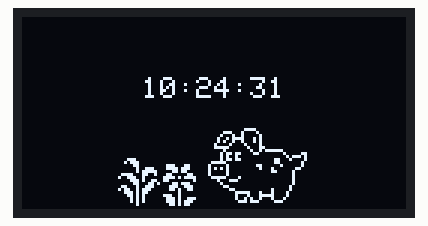
Recording of a sketch running on a simulated ESP8266 (NodeMCU). Shown: 128×64 one-colour display. WiFi joins after 1.5 s; servers stay silent unless stated; the display library's start-up logo is not drawn; the local clock reads 2024-03-15 10:24:30 at power-on unless the sketch sets it; what the sketch prints to the serial monitor is not drawn.

Above: at 1.8 s.
At 9.1 s:
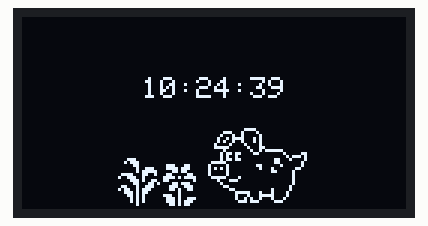
At 14.1 s:
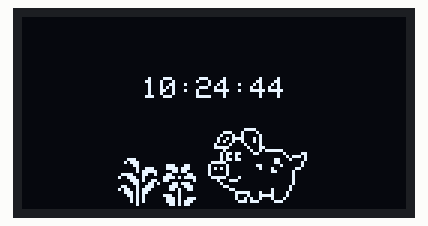
At 19.1 s:
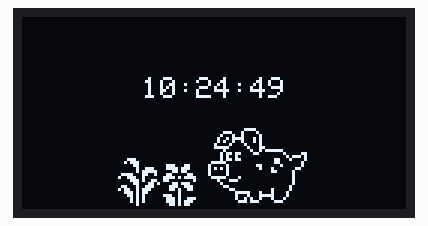
At 27.1 s:
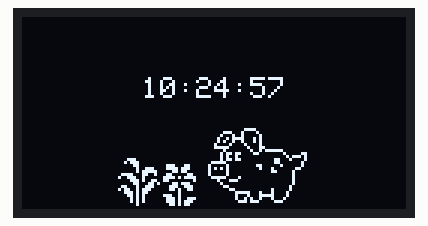
At 39.1 s:
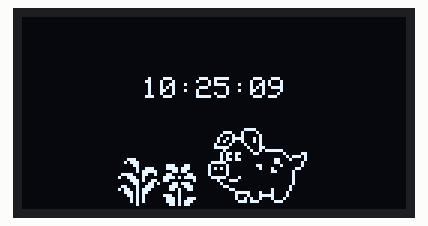

The sketch:

oledMiniClock.ino
```cpp
// (licence header left out)
/* Necessary Includes */

#include <ESP8266WiFi.h>            // we need wifi to get internet access
#include <WifiUDP.h>
#include <time.h>                   // time() ctime()
#include <WiFiManager.h>            // Use this, do not hard code your wifi name and password
#include <NTPClient.h>
#include <SPI.h>
#include <Wire.h>
#include <Adafruit_GFX.h>
#include <Adafruit_SSD1306.h>

#include "bitmaps.h"

#define SCREEN_WIDTH 128 // OLED display width, in pixels
#define SCREEN_HEIGHT 64 // OLED display height, in pixels

#define OLED_RESET     -1 // Reset pin # (or -1 if sharing Arduino reset pin)
#define SCREEN_ADDRESS 0x3C
Adafruit_SSD1306 display(SCREEN_WIDTH, SCREEN_HEIGHT, &Wire, OLED_RESET);

/* Configuration of NTP */
#define MY_NTP_SERVER "europe.pool.ntp.org"      // Europe   https://www.pool.ntp.org
#define MY_TZ "EET-2EEST,M3.5.0/3,M10.5.0/4"     // Helsinki https://github.com/nayarsystems/posix_tz_db/blob/master/zones.csv

WiFiUDP ntpUDP;
NTPClient timeClient(ntpUDP, MY_NTP_SERVER);

/* Globals */
time_t now;                         // this is the epoch
tm tm;                              // the structure tm holds time information in a more convient way

void showTime() {
  time(&now);                       // read the current time
  localtime_r(&now, &tm);           // update the structure tm with the current time
  Serial.print("year:");
  Serial.print(tm.tm_year + 1900);  // years since 1900
  Serial.print("\tmonth:");
  Serial.print(tm.tm_mon + 1);      // January = 0 (!)
  Serial.print("\tday:");
  Serial.print(tm.tm_mday);         // day of month
  Serial.print("\thour:");
  Serial.print(tm.tm_hour);         // hours since midnight  0-23
  Serial.print("\tmin:");
  Serial.print(tm.tm_min);          // minutes after the hour  0-59
  Serial.print("\tsec:");
  Serial.print(tm.tm_sec);          // seconds after the minute  0-61*
  Serial.print("\twday");
  Serial.print(tm.tm_wday);         // days since Sunday 0-6
  if (tm.tm_isdst == 1)             // Daylight Saving Time flag
    Serial.print("\tDST");
  else
    Serial.print("\tstandard");
  Serial.println();
}

void setup() {
  Serial.begin(115200);
  Serial.println("\nWiFi-clock");

  display.begin(SSD1306_SWITCHCAPVCC, SCREEN_ADDRESS);
  display.display();
  display.clearDisplay();
  display.setRotation(0);

  configTime(MY_TZ, MY_NTP_SERVER); // --> Here is the IMPORTANT ONE LINER needed in your sketch!

  // Set your own password and network name. IP-Address: 192.168.4.1 for Wifi setup.
  WiFiManager wifiManager;
  wifiManager.autoConnect("AP-NAME", "AP-PASSWORD");

  // start network
  WiFi.begin();
  while (WiFi.status() != WL_CONNECTED) {
    delay(200);
    Serial.print ( "." );
  }
  Serial.println("\nWiFi connected");
  // by default, the NTP will be started after 60 secs
}

void loop() {
  showTime();

  display.clearDisplay();
  display.setFont();
  display.setTextSize(1);
  display.setTextColor(WHITE);
  display.setCursor(40, 20);
  if (tm.tm_hour < 10) {
    display.print(" ");
  }
  display.print(tm.tm_hour);
  display.print(":");
  if (tm.tm_min < 10) {
    display.print("0");
  }
  display.print(tm.tm_min);
  display.print(":");
  if (tm.tm_sec < 10) {
    display.print("0");
  }
  display.print(tm.tm_sec);


  if ((tm.tm_hour <= 7) || (tm.tm_hour >= 21)) {
    display.drawBitmap(31, 15, owl, 64, 48, 1);
  }
  else {
    display.drawBitmap(31, 15, pig, 64, 48, 1);
  }

  display.display();
}
```

Source omitted: bitmaps.h (data table, 4870 bytes)

Measured:
- what the display in image 0 shows lasts 0.4 s, from 1.6 s to 2.0 s
- what the display in image 1 shows lasts 1.1 s, from 9.0 s to 10.1 s
